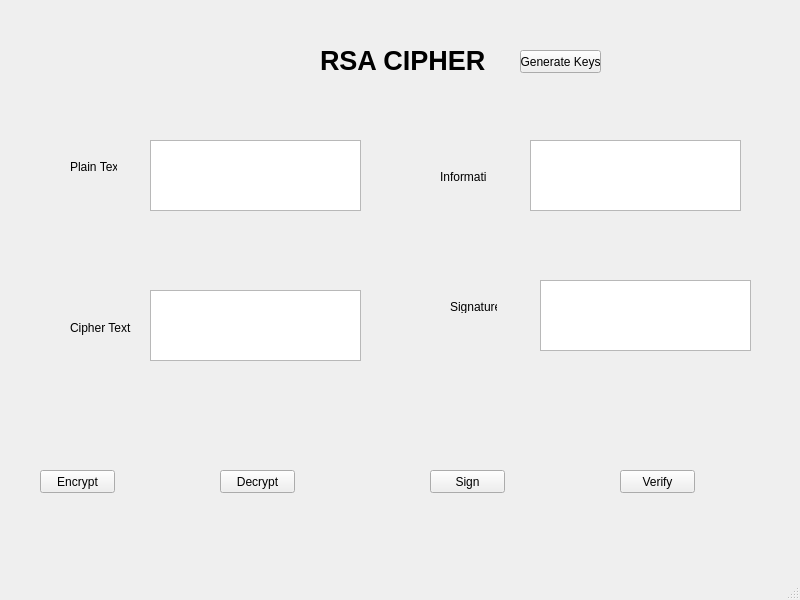
<?xml version="1.0" encoding="UTF-8"?>
<ui version="4.0">
 <class>MainWindow</class>
 <widget class="QMainWindow" name="MainWindow">
  <property name="geometry">
   <rect>
    <x>0</x>
    <y>0</y>
    <width>800</width>
    <height>600</height>
   </rect>
  </property>
  <property name="windowTitle">
   <string>MainWindow</string>
  </property>
  <widget class="QWidget" name="centralwidget">
   <widget class="QLabel" name="label">
    <property name="geometry">
     <rect>
      <x>320</x>
      <y>40</y>
      <width>181</width>
      <height>41</height>
     </rect>
    </property>
    <property name="font">
     <font>
      <pointsize>20</pointsize>
      <weight>75</weight>
      <bold>true</bold>
     </font>
    </property>
    <property name="text">
     <string>RSA CIPHER</string>
    </property>
   </widget>
   <widget class="QLabel" name="label_2">
    <property name="geometry">
     <rect>
      <x>70</x>
      <y>160</y>
      <width>47</width>
      <height>13</height>
     </rect>
    </property>
    <property name="text">
     <string>Plain Text:</string>
    </property>
   </widget>
   <widget class="QLabel" name="label_3">
    <property name="geometry">
     <rect>
      <x>440</x>
      <y>170</y>
      <width>47</width>
      <height>13</height>
     </rect>
    </property>
    <property name="text">
     <string>Information :</string>
    </property>
   </widget>
   <widget class="QLabel" name="label_4">
    <property name="geometry">
     <rect>
      <x>70</x>
      <y>320</y>
      <width>61</width>
      <height>16</height>
     </rect>
    </property>
    <property name="text">
     <string>Cipher Text:</string>
    </property>
   </widget>
   <widget class="QLabel" name="label_5">
    <property name="geometry">
     <rect>
      <x>450</x>
      <y>300</y>
      <width>47</width>
      <height>13</height>
     </rect>
    </property>
    <property name="text">
     <string>Signature</string>
    </property>
   </widget>
   <widget class="QPushButton" name="btn_encrypt">
    <property name="geometry">
     <rect>
      <x>40</x>
      <y>470</y>
      <width>75</width>
      <height>23</height>
     </rect>
    </property>
    <property name="text">
     <string>Encrypt</string>
    </property>
   </widget>
   <widget class="QPushButton" name="btn_decrypt">
    <property name="geometry">
     <rect>
      <x>220</x>
      <y>470</y>
      <width>75</width>
      <height>23</height>
     </rect>
    </property>
    <property name="text">
     <string>Decrypt</string>
    </property>
   </widget>
   <widget class="QPushButton" name="btn_sign">
    <property name="geometry">
     <rect>
      <x>430</x>
      <y>470</y>
      <width>75</width>
      <height>23</height>
     </rect>
    </property>
    <property name="text">
     <string>Sign</string>
    </property>
   </widget>
   <widget class="QPushButton" name="btn_verify">
    <property name="geometry">
     <rect>
      <x>620</x>
      <y>470</y>
      <width>75</width>
      <height>23</height>
     </rect>
    </property>
    <property name="text">
     <string>Verify</string>
    </property>
   </widget>
   <widget class="QPushButton" name="btn_generate_key">
    <property name="geometry">
     <rect>
      <x>520</x>
      <y>50</y>
      <width>81</width>
      <height>23</height>
     </rect>
    </property>
    <property name="text">
     <string>Generate Keys</string>
    </property>
   </widget>
   <widget class="QTextEdit" name="txt_plain_text">
    <property name="geometry">
     <rect>
      <x>150</x>
      <y>140</y>
      <width>211</width>
      <height>71</height>
     </rect>
    </property>
   </widget>
   <widget class="QTextEdit" name="txt_cipher_text">
    <property name="geometry">
     <rect>
      <x>150</x>
      <y>290</y>
      <width>211</width>
      <height>71</height>
     </rect>
    </property>
   </widget>
   <widget class="QTextEdit" name="txt_info">
    <property name="geometry">
     <rect>
      <x>530</x>
      <y>140</y>
      <width>211</width>
      <height>71</height>
     </rect>
    </property>
   </widget>
   <widget class="QTextEdit" name="txt_sign">
    <property name="geometry">
     <rect>
      <x>540</x>
      <y>280</y>
      <width>211</width>
      <height>71</height>
     </rect>
    </property>
   </widget>
  </widget>
  <widget class="QMenuBar" name="menubar">
   <property name="geometry">
    <rect>
     <x>0</x>
     <y>0</y>
     <width>800</width>
     <height>21</height>
    </rect>
   </property>
  </widget>
  <widget class="QStatusBar" name="statusbar"/>
 </widget>
 <resources/>
 <connections/>
</ui>
